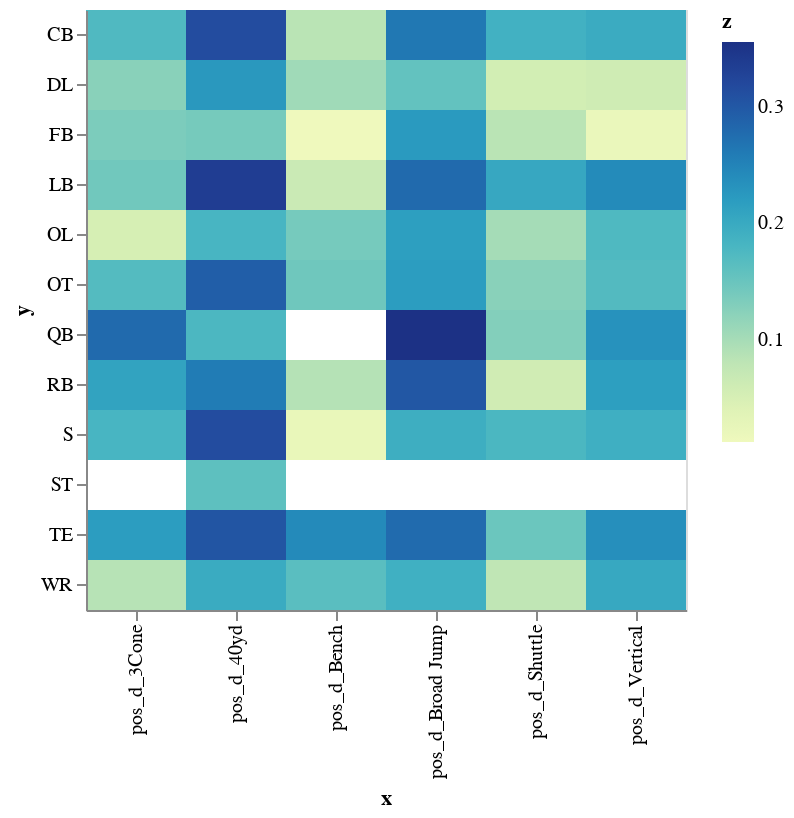

This figure's notebook cell:
### Code cell
unstacked = df.unstack().reset_index(name='value')

x = unstacked['level_0']
y = unstacked['level_1']
z = unstacked['value']

source = pd.DataFrame({'x': x.ravel(),
                     'y': y.ravel(),
                     'z': z.ravel()})

point = alt.selection_single(encodings=['x','y'])

chart = alt.Chart(source)

chart = chart.mark_rect().encode(
    x='x:O',
    y='y:O',
    color=alt.condition(point, 'z:Q', alt.value('lightgray'))
)

chart=chart.add_selection(point)


chart = chart.properties(width=300,height=300)

chart

### Figure 1 — Vega-Lite specification as saved in the notebook (floating-point values rounded to 4 significant figures)
{"config": {"view": {"continuousWidth": 400, "continuousHeight": 300}}, "data": {"name": "data-cce93ca41558a5a9f70b637f3fcedd93"}, "mark": "rect", "encoding": {"color": {"condition": {"field": "z", "type": "quantitative", "selection": "selector008"}, "value": "lightgray"}, "x": {"field": "x", "type": "ordinal"}, "y": {"field": "y", "type": "ordinal"}}, "height": 300, "selection": {"selector008": {"type": "single", "encodings": ["x", "y"]}}, "width": 300, "$schema": "https://vega.github.io/schema/vega-lite/v4.17.0.json", "datasets": {"data-cce93ca41558a5a9f70b637f3fcedd93": [{"x": "pos_d_3Cone", "y": "CB", "z": 0.1736}, {"x": "pos_d_3Cone", "y": "DL", "z": 0.1242}, {"x": "pos_d_3Cone", "y": "FB", "z": 0.1344}, {"x": "pos_d_3Cone", "y": "LB", "z": 0.1429}, {"x": "pos_d_3Cone", "y": "OL", "z": 0.05247}, {"x": "pos_d_3Cone", "y": "OT", "z": 0.169}, {"x": "pos_d_3Cone", "y": "QB", "z": 0.2794}, {"x": "pos_d_3Cone", "y": "RB", "z": 0.2101}, {"x": "pos_d_3Cone", "y": "S", "z": 0.1811}, {"x": "pos_d_3Cone", "y": "ST", "z": null}, {"x": "pos_d_3Cone", "y": "TE", "z": 0.2195}, {"x": "pos_d_3Cone", "y": "WR", "z": 0.08548}, {"x": "pos_d_40yd", "y": "CB", "z": 0.3147}, {"x": "pos_d_40yd", "y": "DL", "z": 0.2256}, {"x": "pos_d_40yd", "y": "FB", "z": 0.1387}, {"x": "pos_d_40yd", "y": "LB", "z": 0.3367}, {"x": "pos_d_40yd", "y": "OL", "z": 0.1811}, {"x": "pos_d_40yd", "y": "OT", "z": 0.2929}, {"x": "pos_d_40yd", "y": "QB", "z": 0.1771}, {"x": "pos_d_40yd", "y": "RB", "z": 0.2589}, {"x": "pos_d_40yd", "y": "S", "z": 0.3149}, {"x": "pos_d_40yd", "y": "ST", "z": 0.1601}, {"x": "pos_d_40yd", "y": "TE", "z": 0.3045}, {"x": "pos_d_40yd", "y": "WR", "z": 0.1985}, {"x": "pos_d_Bench", "y": "CB", "z": 0.08313}, {"x": "pos_d_Bench", "y": "DL", "z": 0.1054}, {"x": "pos_d_Bench", "y": "FB", "z": 0.01199}, {"x": "pos_d_Bench", "y": "LB", "z": 0.06554}, {"x": "pos_d_Bench", "y": "OL", "z": 0.1392}, {"x": "pos_d_Bench", "y": "OT", "z": 0.1443}, {"x": "pos_d_Bench", "y": "QB", "z": null}, {"x": "pos_d_Bench", "y": "RB", "z": 0.08756}, {"x": "pos_d_Bench", "y": "S", "z": 0.02161}, {"x": "pos_d_Bench", "y": "ST", "z": null}, {"x": "pos_d_Bench", "y": "TE", "z": 0.2424}, {"x": "pos_d_Bench", "y": "WR", "z": 0.1639}, {"x": "pos_d_Broad Jump", "y": "CB", "z": 0.2635}, {"x": "pos_d_Broad Jump", "y": "DL", "z": 0.1549}, {"x": "pos_d_Broad Jump", "y": "FB", "z": 0.2234}, {"x": "pos_d_Broad Jump", "y": "LB", "z": 0.279}, {"x": "pos_d_Broad Jump", "y": "OL", "z": 0.2162}, {"x": "pos_d_Broad Jump", "y": "OT", "z": 0.2194}, {"x": "pos_d_Broad Jump", "y": "QB", "z": 0.3556}, {"x": "pos_d_Broad Jump", "y": "RB", "z": 0.3018}, {"x": "pos_d_Broad Jump", "y": "S", "z": 0.1938}, {"x": "pos_d_Broad Jump", "y": "ST", "z": null}, {"x": "pos_d_Broad Jump", "y": "TE", "z": 0.2775}, {"x": "pos_d_Broad Jump", "y": "WR", "z": 0.1906}, {"x": "pos_d_Shuttle", "y": "CB", "z": 0.1877}, {"x": "pos_d_Shuttle", "y": "DL", "z": 0.05614}, {"x": "pos_d_Shuttle", "y": "FB", "z": 0.08354}, {"x": "pos_d_Shuttle", "y": "LB", "z": 0.2035}, {"x": "pos_d_Shuttle", "y": "OL", "z": 0.1004}, {"x": "pos_d_Shuttle", "y": "OT", "z": 0.124}, {"x": "pos_d_Shuttle", "y": "QB", "z": 0.1285}, {"x": "pos_d_Shuttle", "y": "RB", "z": 0.05925}, {"x": "pos_d_Shuttle", "y": "S", "z": 0.1781}, {"x": "pos_d_Shuttle", "y": "ST", "z": null}, {"x": "pos_d_Shuttle", "y": "TE", "z": 0.148}, {"x": "pos_d_Shuttle", "y": "WR", "z": 0.07689}, {"x": "pos_d_Vertical", "y": "CB", "z": 0.1975}, {"x": "pos_d_Vertical", "y": "DL", "z": 0.06061}, {"x": "pos_d_Vertical", "y": "FB", "z": 0.01996}, {"x": "pos_d_Vertical", "y": "LB", "z": 0.2418}, {"x": "pos_d_Vertical", "y": "OL", "z": 0.1743}, {"x": "pos_d_Vertical", "y": "OT", "z": 0.1708}, {"x": "pos_d_Vertical", "y": "QB", "z": 0.2324}, {"x": "pos_d_Vertical", "y": "RB", "z": 0.2166}, {"x": "pos_d_Vertical", "y": "S", "z": 0.192}, {"x": "pos_d_Vertical", "y": "ST", "z": null}, {"x": "pos_d_Vertical", "y": "TE", "z": 0.2361}, {"x": "pos_d_Vertical", "y": "WR", "z": 0.2033}]}}
